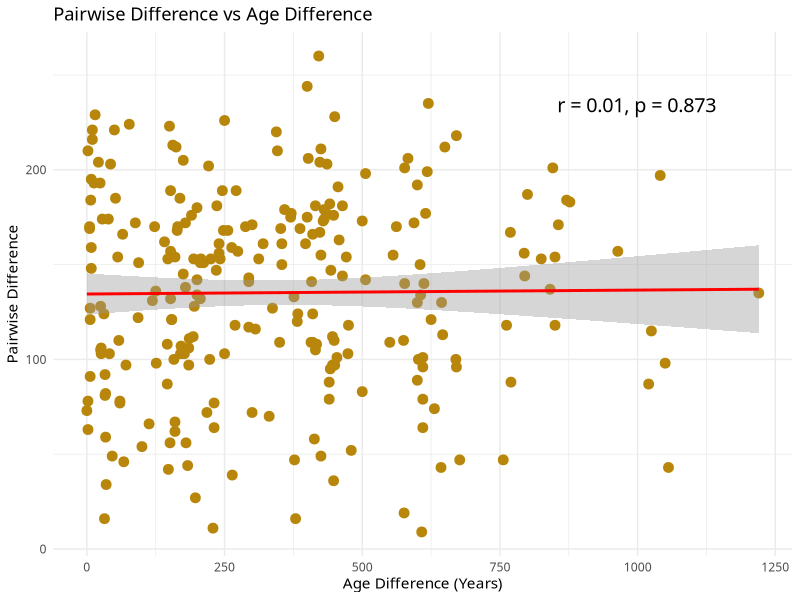
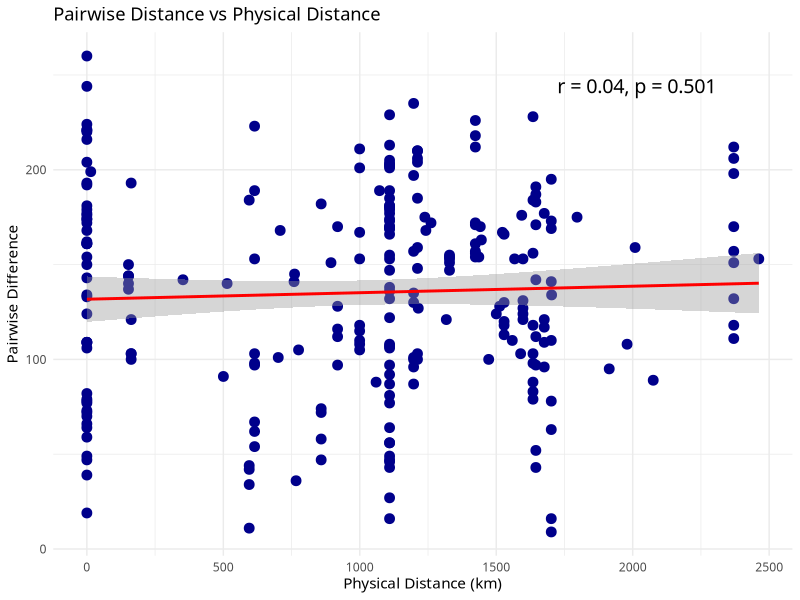

These figures' R source, in order:
## ---- chunk 1
library(tidyverse)
library(ggplot2)
## ---- chunk 2
distance_vs_distance <- read_csv("distance_dists.csv")
age_diff_vs_distance <- read_csv("ages_dists.csv")

# Run correlation tests
cor_age <- cor.test(age_diff_vs_distance$age_diff, age_diff_vs_distance$pairwise_diff)
cor_distance <- cor.test(distance_vs_distance$dist_diff, distance_vs_distance$pairwise_diff)

# Format correlation and p-value for display
age_label <- paste0("r = ", round(cor_age$estimate, 2),
                    ", p = ", signif(cor_age$p.value, 3))

distance_label <- paste0("r = ", round(cor_distance$estimate, 2),
                         ", p = ", signif(cor_distance$p.value, 3))

# Plot 1: Age Difference vs Pairwise Difference
plot_age <- ggplot(age_diff_vs_distance, aes(x = age_diff, y = pairwise_diff)) +
  geom_point(color = "darkgoldenrod", size = 3) +
  geom_smooth(method = "lm", se = TRUE, color = "red") +  # optional trend line
  annotate("text", x = max(age_diff_vs_distance$age_diff)*0.7,
           y = max(age_diff_vs_distance$pairwise_diff)*0.9,
           label = age_label, hjust = 0, family = "Gill Sans", size = 5) +
  labs(title = "Pairwise Difference vs Age Difference",
       x = "Age Difference (Years)",
       y = "Pairwise Difference") +
  theme_minimal(base_family = "Gill Sans")

# Plot 2: Physical Distance vs Pairwise Difference
plot_dist <- ggplot(distance_vs_distance, aes(x = dist_diff, y = pairwise_diff)) +
  geom_point(color = "darkblue", size = 3) +
  geom_smooth(method = "lm", se = TRUE, color = "red") +
  annotate("text", x = max(distance_vs_distance$dist_diff)*0.7,
           y = max(distance_vs_distance$pairwise_diff)*0.9 + 10,
           label = distance_label, hjust = 0, family = "Gill Sans", size = 5) +
  labs(title = "Pairwise Distance vs Physical Distance",
       x = "Physical Distance (km)",
       y = "Pairwise Difference") +
  theme_minimal(base_family = "Gill Sans")

ggsave("plot_age_difference.png", plot = plot_age, width = 7, height = 5, dpi = 300)
ggsave("plot_distance_difference.png", plot = plot_dist, width = 7, height = 5, dpi = 300)
